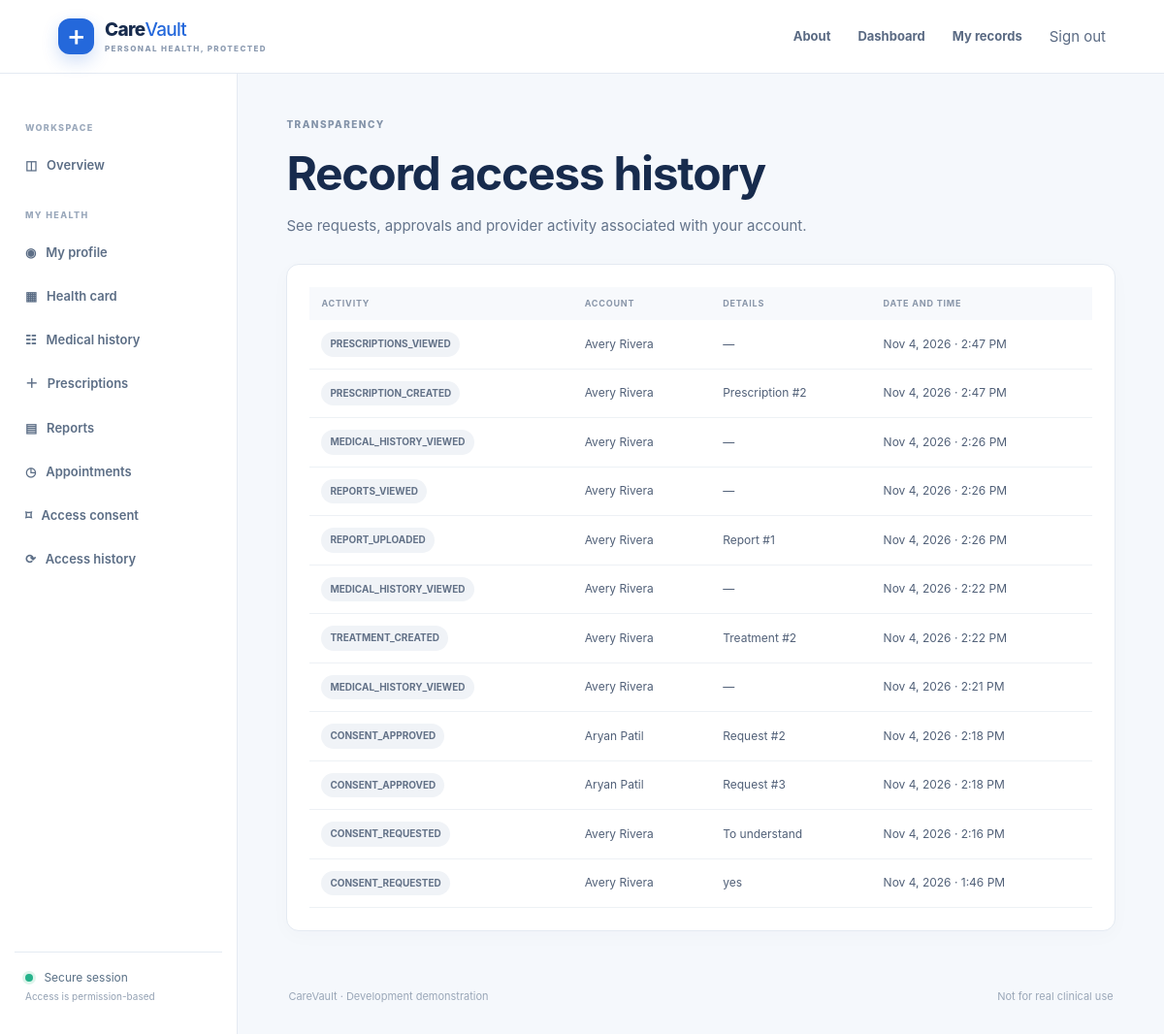
Page /patient/access-logs/ (signed in) on the committed database.
### consent/models.py (models this page shows, shortened)
class AccessLog(models.Model):
    patient = models.ForeignKey("patients.Patient", on_delete=models.CASCADE, related_name="access_logs")
    actor = models.ForeignKey(settings.AUTH_USER_MODEL, on_delete=models.PROTECT, related_name="medical_access_logs")
    action = models.CharField(max_length=100)
    details = models.CharField(max_length=240, blank=True)
    accessed_at = models.DateTimeField(auto_now_add=True, db_index=True)
    class Meta:
        ordering = ["-accessed_at"]
        indexes = [models.Index(fields=["patient", "-accessed_at"], name="access_patient_time_idx")]

### accounts/models.py (models this page shows, shortened)
class User(AbstractUser):
    class Role(models.TextChoices):
        PATIENT = "PATIENT", "Patient"
        DOCTOR = "DOCTOR", "Doctor"
        HOSPITAL = "HOSPITAL", "Hospital"
        STAFF = "STAFF", "Hospital staff"
        ADMIN = "ADMIN", "Administrator"
    email = models.EmailField(unique=True)
    role = models.CharField(max_length=12, choices=Role.choices, default=Role.PATIENT, db_index=True)
    objects = HealthUserManager()

### patients/views.py (the view)
@login_required
def access_logs(request):
    if request.user.role != "PATIENT":
        raise PermissionDenied
    logs = request.user.patient_profile.access_logs.select_related("actor")
    return render(request, "consent/access_logs.html", {"logs": logs})

### templates/consent/access_logs.html
{% extends 'base.html' %}{% block title %}Access history{% endblock %}{% block content %}
<div class="page-heading compact"><span class="eyebrow">TRANSPARENCY</span><h1>Record access history</h1><p>See requests, approvals and provider activity associated with your account.</p></div><div class="content-card"><div class="table-scroll"><table><thead><tr><th>Activity</th><th>Account</th><th>Details</th><th>Date and time</th></tr></thead><tbody>{% for log in logs %}<tr><td><span class="status neutral">{{ log.action }}</span></td><td>{{ log.actor.get_full_name|default:log.actor.username }}</td><td>{{ log.details|default:'—' }}</td><td>{{ log.accessed_at|date:'M j, Y · g:i A' }}</td></tr>{% empty %}<tr><td colspan="4" class="empty-state">No access activity yet.</td></tr>{% endfor %}</tbody></table></div></div>{% endblock %}

### static/css/site.css (style rules this page uses)
:root { --ink:#172b4d;--muted:#6d7c92;--blue:#2468db;--blue-deep:#174ca8;--blue-pale:#edf4ff;--mint:#e8f7f2;--green:#14846a;--amber:#9a640b;--amber-pale:#fff5df;--line:#e4eaf2;--surface:#fff;--canvas:#f5f8fc;--shadow:0 12px 35px rgba(27,54,93,.07);font-family:Inter,ui-sans-serif,system-ui,-apple-system,"Segoe UI",sans-serif;color:var(--ink) }
* { box-sizing:border-box }
body { margin:0;background:var(--canvas);font-size:15px;line-height:1.55 }
h1,h2,h3,p { margin-top:0 }
h1 { font-size:clamp(29px,3vw,40px);line-height:1.15;letter-spacing:-1.3px;margin:8px 0 9px }
p { color:#64748b }
.eyebrow { font-size:10px;font-weight:800;letter-spacing:1.45px;color:#8292a8;display:block }
.page-heading { max-width:720px;margin:34px auto 34px;text-align:center }
.page-heading h1 { font-size:clamp(34px,4vw,48px);margin:14px 0 }
.page-heading p { max-width:610px;margin:0 auto;line-height:1.7 }
.page-heading.compact { max-width:none;text-align:left;margin:7px 0 27px }
.page-heading.compact p { margin:0;max-width:760px }
.content-card { background:#fff;border:1px solid var(--line);border-radius:13px;padding:23px;box-shadow:0 5px 20px rgba(28,57,99,.025) }
.status { display:inline-flex;align-items:center;white-space:nowrap;border-radius:99px;padding:5px 9px;font-size:10px;font-weight:750 }
.status.neutral { background:#f0f3f7;color:#627187 }
.table-scroll { overflow:auto }
table { width:100%;border-collapse:collapse;font-size:12px }
th { text-align:left;color:#8996a9;font-size:9px;letter-spacing:.8px;text-transform:uppercase;padding:10px 12px;background:#f7f9fc }
td { padding:12px;border-bottom:1px solid #edf1f5;color:#516078 }

### rows in the picture
AccessLog: action "PRESCRIPTIONS_VIEWED", actor.get_full_name "Avery Rivera", details "—", accessed_at "Nov 4, 2026 · 2:47 PM"
AccessLog: action "PRESCRIPTION_CREATED", actor.get_full_name "Avery Rivera", details "Prescription #2", accessed_at "Nov 4, 2026 · 2:47 PM"
AccessLog: action "MEDICAL_HISTORY_VIEWED", actor.get_full_name "Avery Rivera", details "—", accessed_at "Nov 4, 2026 · 2:26 PM"
AccessLog: action "REPORTS_VIEWED", actor.get_full_name "Avery Rivera", details "—", accessed_at "Nov 4, 2026 · 2:26 PM"
AccessLog: action "REPORT_UPLOADED", actor.get_full_name "Avery Rivera", details "Report #1", accessed_at "Nov 4, 2026 · 2:26 PM"
AccessLog: action "MEDICAL_HISTORY_VIEWED", actor.get_full_name "Avery Rivera", details "—", accessed_at "Nov 4, 2026 · 2:22 PM"
AccessLog: action "TREATMENT_CREATED", actor.get_full_name "Avery Rivera", details "Treatment #2", accessed_at "Nov 4, 2026 · 2:22 PM"
AccessLog: action "MEDICAL_HISTORY_VIEWED", actor.get_full_name "Avery Rivera", details "—", accessed_at "Nov 4, 2026 · 2:21 PM"
AccessLog: action "CONSENT_APPROVED", actor.get_full_name "Aryan Patil", details "Request #2", accessed_at "Nov 4, 2026 · 2:18 PM"
AccessLog: action "CONSENT_APPROVED", actor.get_full_name "Aryan Patil", details "Request #3", accessed_at "Nov 4, 2026 · 2:18 PM"
AccessLog: action "CONSENT_REQUESTED", actor.get_full_name "Avery Rivera", details "To understand", accessed_at "Nov 4, 2026 · 2:16 PM"
AccessLog: action "CONSENT_REQUESTED", actor.get_full_name "Avery Rivera", details "yes", accessed_at "Nov 4, 2026 · 1:46 PM"
